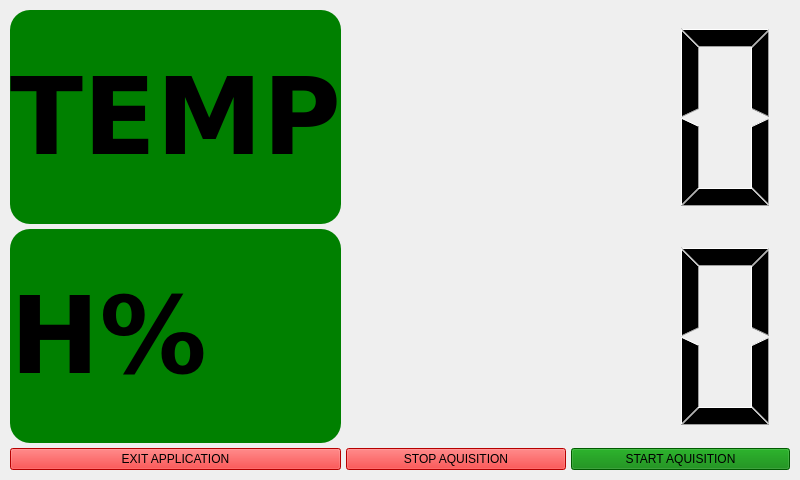
<?xml version="1.0" encoding="UTF-8"?>
<ui version="4.0">
 <class>MainWindow</class>
 <widget class="QMainWindow" name="MainWindow">
  <property name="geometry">
   <rect>
    <x>0</x>
    <y>0</y>
    <width>800</width>
    <height>480</height>
   </rect>
  </property>
  <property name="minimumSize">
   <size>
    <width>800</width>
    <height>480</height>
   </size>
  </property>
  <property name="maximumSize">
   <size>
    <width>800</width>
    <height>480</height>
   </size>
  </property>
  <property name="baseSize">
   <size>
    <width>0</width>
    <height>0</height>
   </size>
  </property>
  <property name="windowTitle">
   <string>Dexter's WorkShop - DMX Console</string>
  </property>
  <property name="documentMode">
   <bool>false</bool>
  </property>
  <property name="tabShape">
   <enum>QTabWidget::Rounded</enum>
  </property>
  <widget class="QWidget" name="centralwidget">
   <layout class="QGridLayout" name="gridLayout">
    <property name="leftMargin">
     <number>10</number>
    </property>
    <property name="topMargin">
     <number>10</number>
    </property>
    <property name="rightMargin">
     <number>10</number>
    </property>
    <property name="bottomMargin">
     <number>10</number>
    </property>
    <property name="spacing">
     <number>5</number>
    </property>
    <item row="4" column="1">
     <widget class="QPushButton" name="stop_a">
      <property name="styleSheet">
       <string notr="true">background: red;</string>
      </property>
      <property name="text">
       <string>STOP AQUISITION</string>
      </property>
     </widget>
    </item>
    <item row="0" column="0">
     <widget class="QLabel" name="l_temp">
      <property name="font">
       <font>
        <family>Verdana</family>
        <pointsize>80</pointsize>
        <weight>75</weight>
        <bold>true</bold>
       </font>
      </property>
      <property name="styleSheet">
       <string notr="true">background: green;
border-radius: 20px;</string>
      </property>
      <property name="text">
       <string>TEMP</string>
      </property>
     </widget>
    </item>
    <item row="4" column="0">
     <widget class="QPushButton" name="btn_exit">
      <property name="styleSheet">
       <string notr="true">background: red;</string>
      </property>
      <property name="text">
       <string>EXIT APPLICATION</string>
      </property>
     </widget>
    </item>
    <item row="1" column="0">
     <widget class="QLabel" name="l_hum">
      <property name="font">
       <font>
        <family>Verdana</family>
        <pointsize>80</pointsize>
        <weight>75</weight>
        <bold>true</bold>
       </font>
      </property>
      <property name="styleSheet">
       <string notr="true">background: green;
border-radius: 20px;</string>
      </property>
      <property name="text">
       <string>H%</string>
      </property>
     </widget>
    </item>
    <item row="4" column="2">
     <widget class="QPushButton" name="start_a">
      <property name="styleSheet">
       <string notr="true">background: green;</string>
      </property>
      <property name="text">
       <string>START AQUISITION</string>
      </property>
     </widget>
    </item>
    <item row="1" column="1" colspan="2">
     <widget class="QLCDNumber" name="hum">
      <property name="frameShape">
       <enum>QFrame::NoFrame</enum>
      </property>
      <property name="digitCount">
       <number>4</number>
      </property>
     </widget>
    </item>
    <item row="0" column="1" colspan="2">
     <widget class="QLCDNumber" name="temp">
      <property name="frameShape">
       <enum>QFrame::NoFrame</enum>
      </property>
      <property name="digitCount">
       <number>4</number>
      </property>
     </widget>
    </item>
   </layout>
  </widget>
 </widget>
 <resources/>
 <connections/>
</ui>
